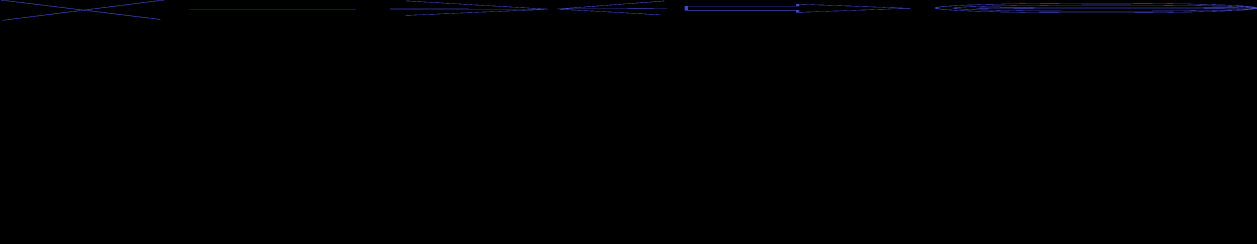
#> input picture images/test1.png, 3770 x 730 px (shown at 1/3 size)
$ python image_to_audio.py
#> lines starting #> are read from the running program, lines starting #| are printed output that depends on the picture; after the words box and inside, x2 and y2 are one past the last pixel; in counts of white or black regions, pixels touching at a corner belong together
import numpy as np
import librosa
import cv2
import IPython.display as ipd
from os import path

sr = 48000
hl = None
wl = None
image = "test1.png"
out_wav = "test1.wav"

def img_to_audio(image, out_wav, sr, hl, wl):
#> called with image = 'test1.png', out_wav = 'test1.wav', sr = 48000
    basepath = path.dirname(__file__)
    filepath = path.abspath(path.join(basepath, 'images', image))

    print(f"Image location: {filepath}")

    img = cv2.imread(filepath)
#> img is the input picture: shape (730, 3770, 3); mean B, G, R 1.1, 0.4, 0.3

    print(f"Read image of shape {img.shape}")
#| Read image of shape (730, 3770, 3)

    avg_img = np.mean(img, axis=2)
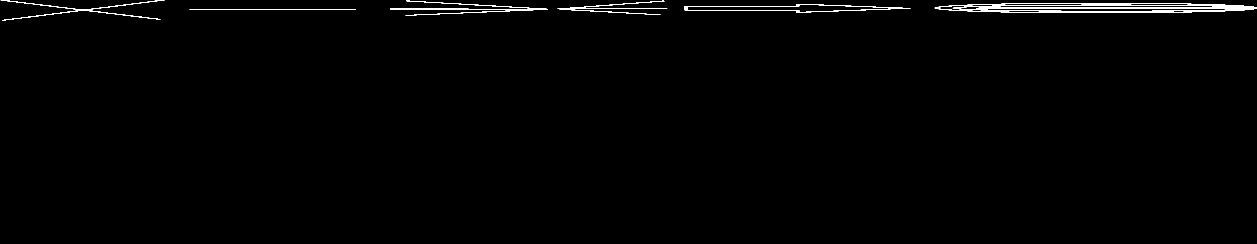
#> avg_img: shape (730, 3770) float64 (shown at 1/3 size); values 0 (black) and 113 (white), 0.55% white in thin lines or dots, all inside (x1, y1, x2, y2) = (2, 0, 3770, 61)

    snd = librosa.griffinlim(avg_img, n_iter=64, hop_length=hl, win_length=wl)

    print(f"Output audio with {len(snd)} samples and a sample rate of {sr} Hz")

    filepath = path.abspath(path.join(basepath, 'audio', out_wav))
    librosa.output.write_wav(out_wav, snd, sr)


img_to_audio(image, out_wav, sr, hl, wl)
#> (the call stopped at in img_to_audio, `snd = librosa.griffinlim(avg_img, n_iter=64, hop_length=hl, win_length..`: librosa is not available in this run)
